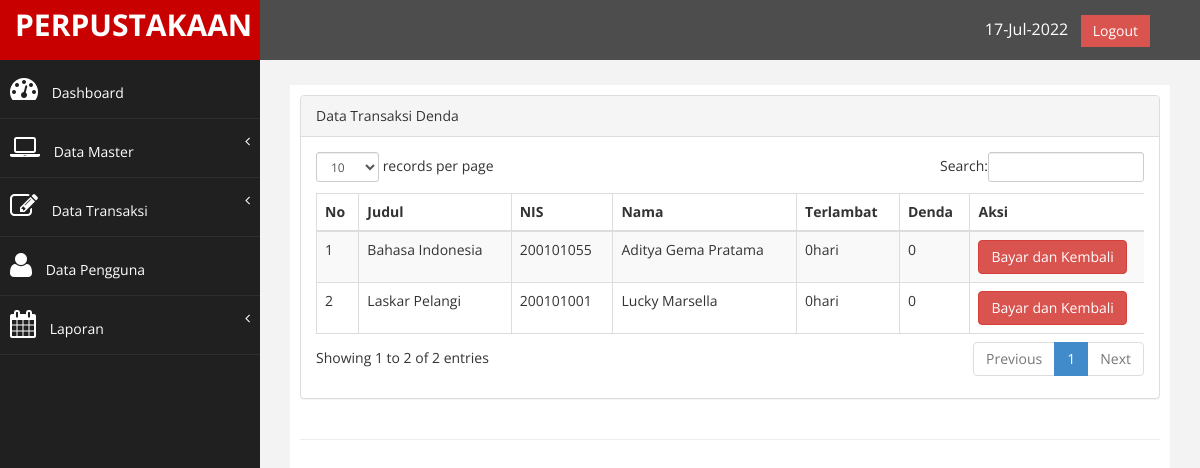
Page /index.php?page=transaksi_denda (signed in) on the committed database.
### tables this page shows
CREATE TABLE `tb_transaksi` (
  `id` int(11) NOT NULL,
  `id_buku` int(11) NOT NULL,
  `judul` varchar(200) NOT NULL,
  `nis` int(11) NOT NULL,
  `nama` varchar(200) NOT NULL,
  `tgl_pinjam` varchar(30) NOT NULL,
  `tgl_kembali` varchar(30) NOT NULL,
  `status` varchar(100) NOT NULL,
  `tgl_input` timestamp NOT NULL DEFAULT current_timestamp() ON UPDATE current_timestamp()
);

CREATE TABLE `tb_buku` (
  `id_buku` int(11) NOT NULL,
  `judul` varchar(200) NOT NULL,
  `pengarang` varchar(100) NOT NULL,
  `penerbit` varchar(100) NOT NULL,
  `tahun_terbit` varchar(4) NOT NULL,
  `isbn` varchar(25) NOT NULL,
  `jumlah_buku` int(11) NOT NULL,
  `lokasi` varchar(50) NOT NULL,
  `tgl_input` timestamp NOT NULL DEFAULT current_timestamp() ON UPDATE current_timestamp()
);

CREATE TABLE `tb_anggota` (
  `nis` int(10) NOT NULL,
  `nama` varchar(200) NOT NULL,
  `tempat_lahir` varchar(100) NOT NULL,
  `tgl_lahir` date NOT NULL,
  `jk` enum('L','P') NOT NULL,
  `kelas` char(11) NOT NULL,
  `tgl_input` timestamp NOT NULL DEFAULT current_timestamp() ON UPDATE current_timestamp()
);

CREATE TABLE `tb_denda` (
  `no_denda` char(10) NOT NULL,
  `denda` int(11) NOT NULL
);

### function.php (called while the page is built)
<?php
function terlambat($tgl_dateline, $tgl_kembali) {
$tgl_dateline_pcs = explode ("-", $tgl_dateline);
$tgl_dateline_pcs = $tgl_dateline_pcs[2]."-".$tgl_dateline_pcs[1]."-".$tgl_dateline_pcs[0];
$tgl_kembali_pcs = explode ("-", $tgl_kembali);
$tgl_kembali_pcs = $tgl_kembali_pcs[2]."-".$tgl_kembali_pcs[1]."-".$tgl_kembali_pcs[0];
$selisih = strtotime ($tgl_kembali_pcs) - strtotime ($tgl_dateline_pcs);
$selisih = $selisih / 86400;
if ($selisih>=1) {
	$hasil_tgl = floor($selisih);
}
else {
	$hasil_tgl = 0;
}
return $hasil_tgl;
}
?>

### page/transaksi_denda/transaksi_denda.php (the view, shortened to what this page needs)
<div class="row">
<div class="col-md-12">
<div class="panel panel-default">
    <div class="panel-heading">
         Data Transaksi Denda
    </div>
    <div class="panel-body">
        <div class="table-responsive">
            <table class="table table-striped table-bordered table-hover" id="dataTables-example">
                <thead>
                    <tr>
                        <th>No</th>
                        <th>Judul</th>
                        <th>NIS</th>
                        <th>Nama</th>
                        <th>Terlambat</th>
                        <th>Denda</th>
                        <th width="21%">Aksi</th>
                    </tr>
                </thead>
                <tbody>
                    <?php
                        $no = 1;
                        $sql = $koneksi->query("select * from tb_transaksi where status='pinjam' ");
                        while ($data= $sql->fetch_assoc()) {
                    ?>
                    <tr>
                        <td><?php echo $no++; ?></td>
                        <td>
                            <?php
                                $test = $data['id_buku'];
                                $jbuku = $koneksi->query("SELECT * FROM tb_buku WHERE id_buku=$test");
                                $jjbuku = $jbuku->fetch_assoc();
                                echo $jjbuku['judul'];
                             ?>
                        </td>
                        <td>
                            <?php
                                $anggota = $data['nis'];
                                $anggotaa = $koneksi->query("SELECT * FROM tb_anggota WHERE nis=$anggota");
                                $show = $anggotaa->fetch_assoc();
                                echo $show['nis'];
                             ?>
                        </td>
                        <td><?php echo $show['nama'];;?></td>
                        <td>
                        	<?php
                        	$tanggal_dateline = $data['tgl_kembali'];
                        	$tgl_kembali=date('Y-m-d');
                        	$lambat = terlambat($tanggal_dateline, $tgl_kembali);
                        	if ($lambat>0) {
                        		echo "<font color='red'>$lambat hari </font>";
                        	}else{
                        		echo $lambat . "hari";
                        	}
                        	?>
                        </td>
                        <td>
                            <?php
                               $tanggal_dateline = $data['tgl_kembali'];
                                $tgl_kembali=date('Y-m-d');
                                $lambat = terlambat($tanggal_dateline, $tgl_kembali);
                                $denda1 = $koneksi->query("SELECT * FROM tb_denda");
                                $show = $denda1->fetch_assoc();
                                echo $lambat*$show['denda'];
                             ?>
                        </td>
                        <td>
                            <a href="?page=transaksi_denda&aksi=kembali&id=<?php echo $data['id']; ?>&judul=<?php echo $data['judul']?>" class="btn btn-danger" >Bayar dan Kembali</a>
                        </td>
                    </tr>
                    <?php  } ?>
                </tbody>
                </table>
              </div>
    </div>
</div>
</div>
</div>

### assets/css/custom.css (style rules this page uses)
body { font-family: 'Open Sans', sans-serif; }

### rows in the picture
tb_transaksi: id_buku.judul "Bahasa Indonesia", tb_anggota.nis "200101055", tb_anggota.nama "Aditya Gema Pratama", tgl_kembali "0", $lambat*$show['denda'] "0"
tb_transaksi: id_buku.judul "Laskar Pelangi", tb_anggota.nis "200101001", tb_anggota.nama "Lucky Marsella", tgl_kembali "0", $lambat*$show['denda'] "0"
